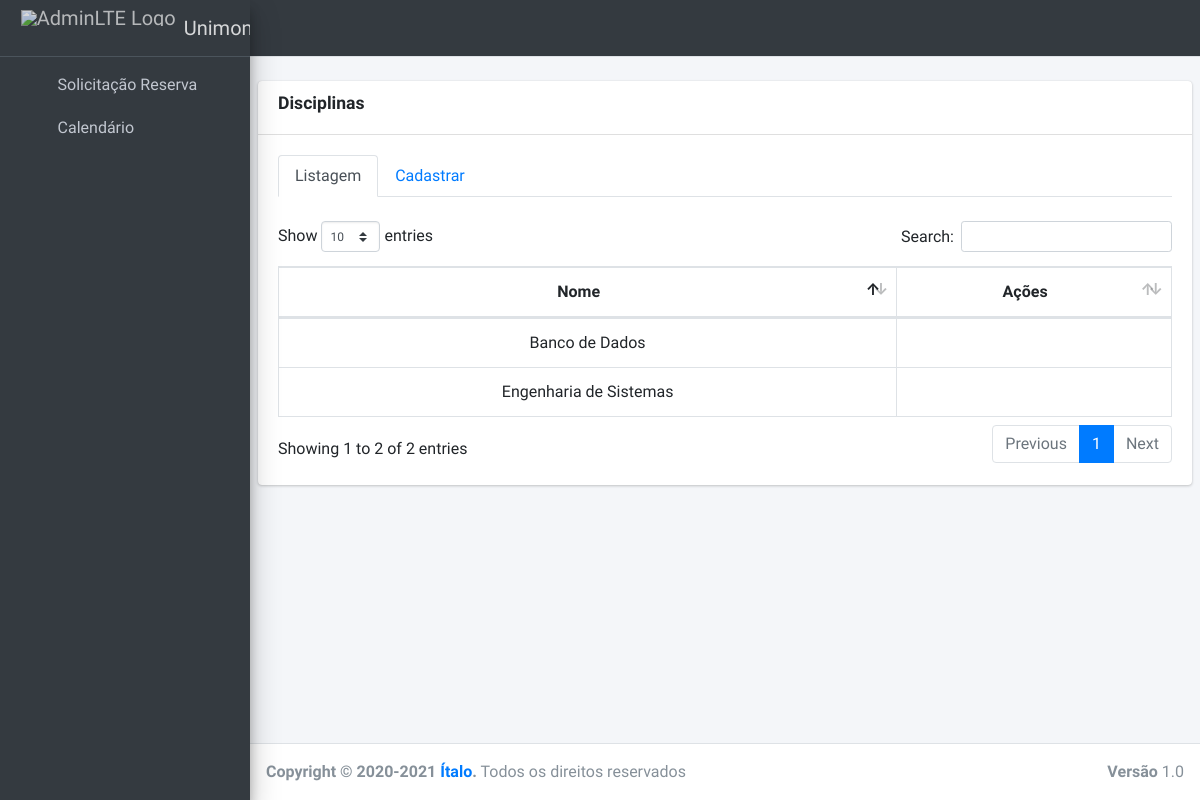
Before: /panel/disciplina/cadastrar with the older database file.
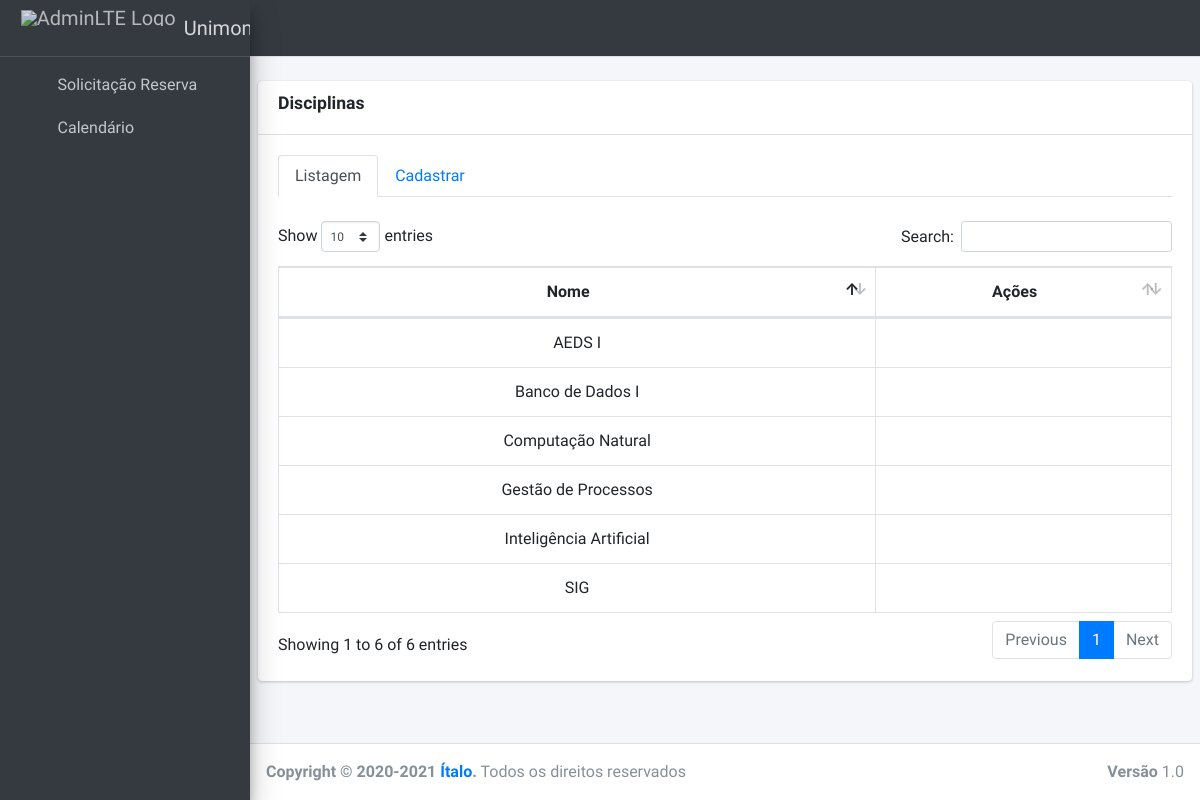
After: the same page with the newer database file.
### core/models.py (models this page shows, shortened)
class Disciplina(models.Model):
    name = models.CharField(max_length=70)

### core/views.py (the view, shortened to what this page needs)
# urls.py: path('panel/disciplina/cadastrar', CreateDisciplinaView.as_view(), name='disciplina-create'),
class CreateDisciplinaView(CreateView):
    form_class = DisciplinaForm
    template_name = 'panel/disciplina/create.html'
    success_url = reverse_lazy('disciplina-create')
    def get_context_data(self, **kwargs):
        context = super(CreateDisciplinaView, self).get_context_data(**kwargs)
        context['disciplinas'] = Disciplina.objects.order_by('?').all()
        return context

### core/forms.py
class DisciplinaForm(forms.ModelForm):
    class Meta:
        model = Disciplina
        fields = ['name']

### core/templates/panel/disciplina/create.html (shortened to what this page needs)
{% extends 'layouts/base.html' %}
{% load static %}
{% block head %}
<link rel="stylesheet" href="{% static 'plugins/datatables-bs4/css/dataTables.bootstrap4.min.css' %}">
<link rel="stylesheet" href="{% static 'plugins/datatables-responsive/css/responsive.bootstrap4.min.css' %}">
{% endblock %}
{% block layouts %}
    {% include 'layouts/navbar.html' %}
    {% include 'layouts/sidebar.html' %}
{% endblock %}
{% block content %}
{% load widget_tweaks %}
 <div class="content-wrapper">
    <br>
    <section class="content">
      <div class="card">
        <div class="card-header">
          <h3 class="card-title"><label>Disciplinas</label></h3>
        </div>
        <div class="card-body">
          <ul class="nav nav-tabs" id="custom-content-below-tab" role="tablist">
            <li class="nav-item">
              <a class="nav-link active" id="custom-content-below-home-tab" data-toggle="pill" href="#custom-content-below-home" role="tab" aria-controls="custom-content-below-home" aria-selected="true">Listagem</a>
            </li>
            <li class="nav-item">
              <a class="nav-link" id="custom-content-below-profile-tab" data-toggle="pill" href="#custom-content-below-profile" role="tab" aria-controls="custom-content-below-profile" aria-selected="false">Cadastrar</a>
            </li>
          </ul>
          <div class="tab-content" id="custom-content-below-tabContent">
            <div class="tab-pane fade show active" id="custom-content-below-home" role="tabpanel" aria-labelledby="custom-content-below-home-tab">
              <br>
              <table id="table-disciplina" class="table table-bordered table-hover dataTable">
                <thead>
                    <tr>
                        <th class="text-center">Nome</th>
                        <th class="text-center">Ações</th>
                    </tr>
                </thead>
                <tbody>
                    {% for d in disciplinas %}
                        <tr>
                            <td>{{ d.name }}</td>
                            <td>
                                <a href="{% url 'disciplina-detail' d.pk %}" title="Informações"><i class="far fa-eye"></i></a>
                            </td>
                        </tr>
                    {% endfor %}
                </tbody>
              </table>
           </div>
          </div>
        </div>
      </div>
    </section>
  </div>
{% endblock %}
{% block footer %}
    {% include 'layouts/footer.html' %}
{% endblock %}

Changed rows visible on the page:
added Disciplina: name "SIG"
changed Disciplina: name "Engenharia de Sistemas" → "Computação Natural"
changed Disciplina: name "Banco de Dados" → "Banco de Dados I"
added Disciplina: name "Inteligência Artificial"
added Disciplina: name "Gestão de Processos"
added Disciplina: name "AEDS I"
Other visible differences:
text written by a page script: "Show entries Search: Showing 1 to 2 of 2 entries Previous 1 Next" → "Show entries Search: Showing 1 to 6 of 6 entries Previous 1 Next"
